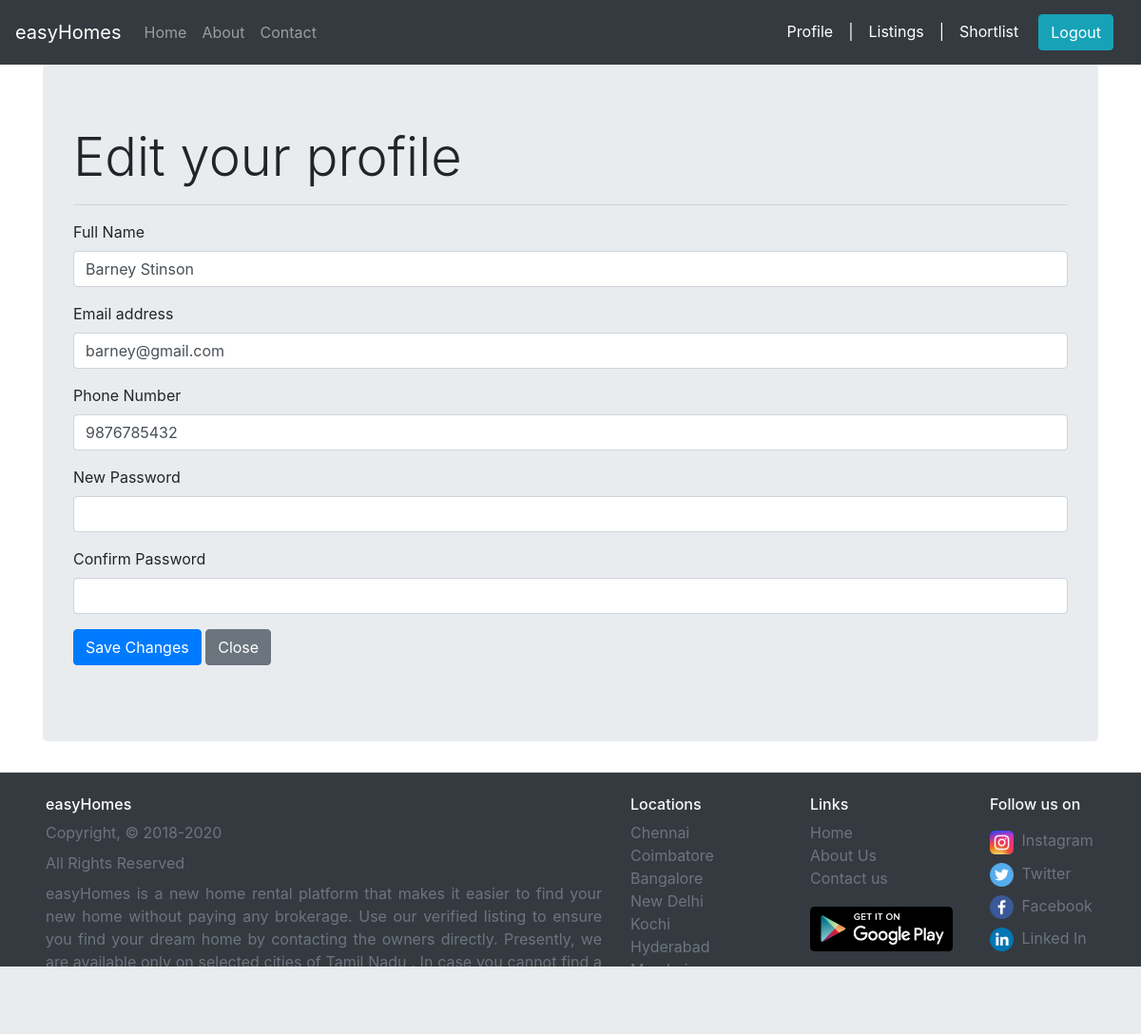
The page /profileEdit.php (signed in) on the database its author committed.
### tables this page shows
CREATE TABLE `users` (
  `uid` int(11) NOT NULL,
  `name` varchar(50) NOT NULL,
  `email` varchar(50) NOT NULL,
  `phone` varchar(50) NOT NULL,
  `pwd` varchar(50) NOT NULL
);

### profileEdit.php (the view, shortened to what this page needs)
<?php
    include 'header.php';
?>
<?php
    $uid = $_SESSION['uid'];
?>
<div class="container">
    <div class="jumbotron">
        <?php
            $sql="SELECT * FROM USERS WHERE uid='$uid';";
            $result = $conn ->query($sql);
            $row = $result ->fetch_assoc();
            $name = $row['name'];
            $email = $row['email'];
            $phone = $row['phone'];
        ?>
        <h1 class="display-4">Edit your profile</h1>
        <hr>
        <form action="includes/inc-profileEdit.php" method="POST" id="edit-form">
            <div class="form-group">
                <label for="inputName">Full Name</label>
                <input type="text" name="name" value="<?php echo $name;?>" class="form-control" id="inputName"
                    aria-describedby="emailHelp" required>
            </div>
            <div class="form-group">
                <label for="inputEmail">Email address</label>
                <input type="email" name="email" value="<?php echo $email;?>" class="form-control" id="inputEmail" aria-describedby="emailHelp" required>
            </div>
            <div class="form-group">
                <label for="inputPhone">Phone Number</label>
                <input type="tel" name="phone" value="<?php echo $phone;?>" class="form-control" id="inputPhone"
                    aria-describedby="emailHelp" required>
            </div>
            <div class="form-group">
                <label for="inputPassword2">New Password</label>
                <input type="password" name="pwd1" class="form-control" id="inputPassword1"  required>
            </div>
            <div class="form-group">
                <label for="inputPassword2">Confirm Password</label>
                <input type="password" name="pwd2" class="form-control" id="inputPassword2"  required>
            </div>
            <div class="form-group">
                <button type="submit" name="submit-edit" id="edit-btn"
                class="btn btn-primary">Save Changes</button>
                <button type="button" class="btn btn-secondary" data-dismiss="modal">Close</button>
            </div>
        </form>
    </div>
</div>
<?php
    include 'footer.php';
?>

### rows shown on the page
users: name "Barney Stinson", email "barney@gmail.com", phone "9876785432"
